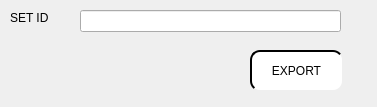
<?xml version="1.0" encoding="UTF-8"?>
<ui version="4.0">
 <class>pdf</class>
 <widget class="QDialog" name="pdf">
  <property name="geometry">
   <rect>
    <x>0</x>
    <y>0</y>
    <width>377</width>
    <height>107</height>
   </rect>
  </property>
  <property name="windowTitle">
   <string>Dialog</string>
  </property>
  <widget class="QPushButton" name="pushButton">
   <property name="geometry">
    <rect>
     <x>250</x>
     <y>50</y>
     <width>93</width>
     <height>41</height>
    </rect>
   </property>
   <property name="styleSheet">
    <string notr="true">background-color: rgb(255, 255, 255);
    border-style: outset;
    border-width: 2px;
    border-radius: 10px;
 </string>
   </property>
   <property name="text">
    <string>EXPORT</string>
   </property>
  </widget>
  <widget class="QLabel" name="label">
   <property name="geometry">
    <rect>
     <x>10</x>
     <y>10</y>
     <width>56</width>
     <height>16</height>
    </rect>
   </property>
   <property name="text">
    <string>SET ID</string>
   </property>
  </widget>
  <widget class="QLineEdit" name="line_pdf">
   <property name="geometry">
    <rect>
     <x>80</x>
     <y>10</y>
     <width>261</width>
     <height>22</height>
    </rect>
   </property>
  </widget>
 </widget>
 <resources/>
 <connections/>
</ui>
